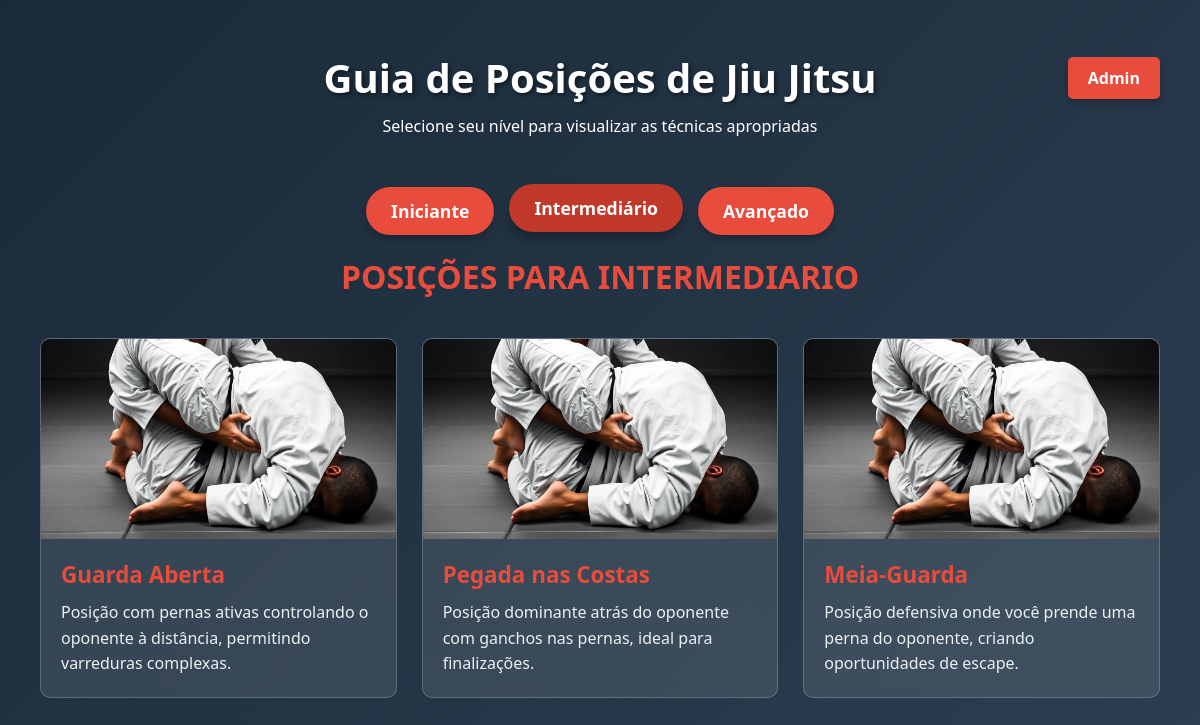
The page /indexInter on the database its author committed.
### models/guia.py (models this page shows, shortened)
class Position(db.Model):
    __tablename__ = 'positions'
    id = db.Column(db.Integer, primary_key=True)
    name = db.Column(db.String(100), nullable=False)
    description = db.Column(db.Text, nullable=False)
    image = db.Column(db.String(100), nullable=True) # A imagem da posição
    level = db.Column(db.String(50), nullable=False)
    variations = db.relationship('Variation', backref='position', lazy=True, cascade="all, delete-orphan")

### controllers/controller.py (the view)
def indexinter():
    positions = Position.query.filter_by(level='intermediate').all()
    return render_template('index_inter.html', positions=positions)

### view/index_inter.html (shortened to what this page needs)
{% extends 'templates/base.html' %}
{% block conteudo %}
    <header>
        <a href="{{ url_for('admin_route') }}" class="botao-link-admin">Admin</a>
        <h1>Guia de Posições de Jiu Jitsu</h1>
        <p>Selecione seu nível para visualizar as técnicas apropriadas</p>
    </header>
    <div class="controls">
        <a href="{{ url_for('guiabjj_route') }}" class="level-btn">Iniciante</a>
        <a href="{{ url_for('indexinter_route') }}" class="level-btn active">Intermediário</a>
        <a href="{{ url_for('indexavanc_route') }}" class="level-btn">Avançado</a>
    </div>
    <div id="content-container" style="display: block;">
        <h2 class="level-header">Posições para Intermediario</h2>
        <div class="positions-grid">
            {% for position in positions %}
            <div class="position-card" data-name="Guarda Fechada">
                <div class="card-image" style="background-image: url('beginner_guard.png')"></div>
                <div class="card-content">
                    <h3>{{ position.name }}</h3>
                    <p>{{ position.description }}</p>
                </div>
            </div>
            {% endfor %}
        </div>
    </div>
{% endblock %}

### static/css/styles.css (style rules this page uses)
:root { --primary: #2c3e50; --secondary: #e74c3c; --light: #ecf0f1; --dark-bg: #1a2a3a; --card-bg: rgba(255,255,255,0.1); --border-color: rgba(255,255,255,0.2); }
* { margin: 0; padding: 0; box-sizing: border-box; font-family: 'Segoe UI', Tahoma, Geneva, Verdana, sans-serif; }
body { background: linear-gradient(135deg, var(--dark-bg), var(--primary)); color: white; min-height: 100vh; padding: 20px; }
header { text-align: center; padding: 30px 0; position: relative; }
h1 { font-size: 2.5rem; margin-bottom: 10px; text-shadow: 2px 2px 4px rgba(0,0,0,0.5); }
.controls { display: flex; justify-content: center; gap: 15px; margin: 20px 0; flex-wrap: wrap; }
.level-btn, .admin-button, .botao-link-admin, .add-position-btn, .action-btn, .save-btn, .cancel-btn { background: var(--secondary); color: white; border: none; padding: 12px 25px; border-radius: 30px; font-size: 1.1rem; cursor: pointer; transition: all 0.3s; font-weight: bold; box-shadow: 0 4px 6px rgba(0,0,0,0.2); text-decoration: none; }
.level-btn:hover, .level-btn.active, .admin-button:hover, .admin-button.active, .botao-link-admin, .add-position-btn:hover, .add-position-btn.active, .action-btn:hover, .action-btn.active, .save-btn:hover, .save-btn.active, .cancel-btn:hover, .cancel-btn.active { background: #c0392b; transform: translateY(-3px); box-shadow: 0 6px 8px rgba(0,0,0,0.3); }
.positions-grid { display: grid; grid-template-columns: repeat(auto-fill, minmax(300px, 1fr)); gap: 25px; max-width: 1200px; margin: 0 auto; padding: 20px; }
.position-card { background: var(--card-bg); border-radius: 10px; overflow: hidden; transition: transform 0.3s; backdrop-filter: blur(10px); border: 1px solid var(--border-color); cursor: pointer; }
.card-image { width: 100%; height: 200px; background-size: cover; background-position: center; }
.card-content { padding: 20px; }
.card-content h3 { color: var(--secondary); margin-bottom: 10px; font-size: 1.4rem; }
.card-content p { line-height: 1.6; color: var(--light); }
.level-header { text-align: center; margin: 20px 0; font-size: 2rem; color: var(--secondary); text-transform: uppercase; }
.admin-button, .botao-link-admin { position: absolute; right: 20px; top: 30px; padding: 10px 20px; border-radius: 5px; }
.botao-link, .botao-link-admin { display: inline-block; padding: 10px 20px; background-color: var(--secondary); color: white; text-align: center; text-decoration: none; border: none; border-radius: 5px; cursor: pointer; font-size: 16px; font-weight: bold; box-shadow:0 4px 6px rgba(0,0,0,0.2); margin: 10px 0; }

### rows shown on the page
Position: name "Guarda Aberta", description "Posição com pernas ativas controlando o oponente à distância, permitindo varreduras complexas."
Position: name "Pegada nas Costas", description "Posição dominante atrás do oponente com ganchos nas pernas, ideal para finalizações."
Position: name "Meia-Guarda", description "Posição defensiva onde você prende uma perna do oponente, criando oportunidades de escape."
